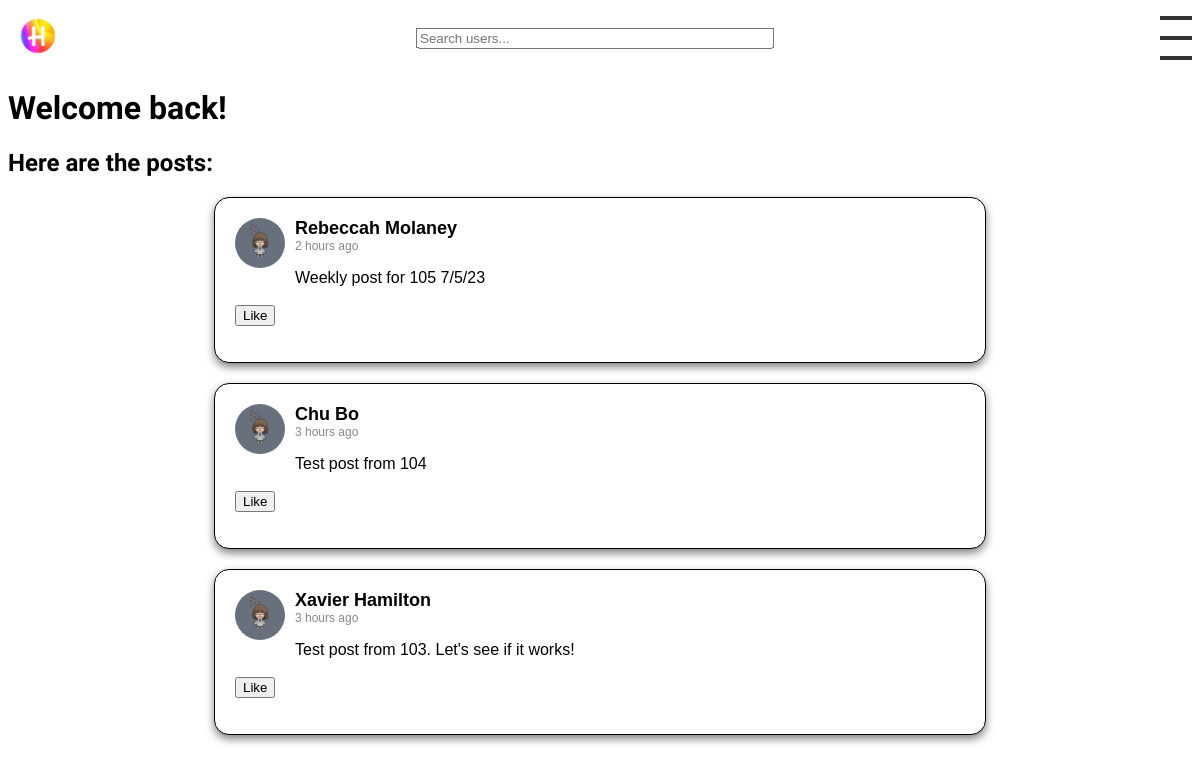
Before: / (signed in) with the older database file.
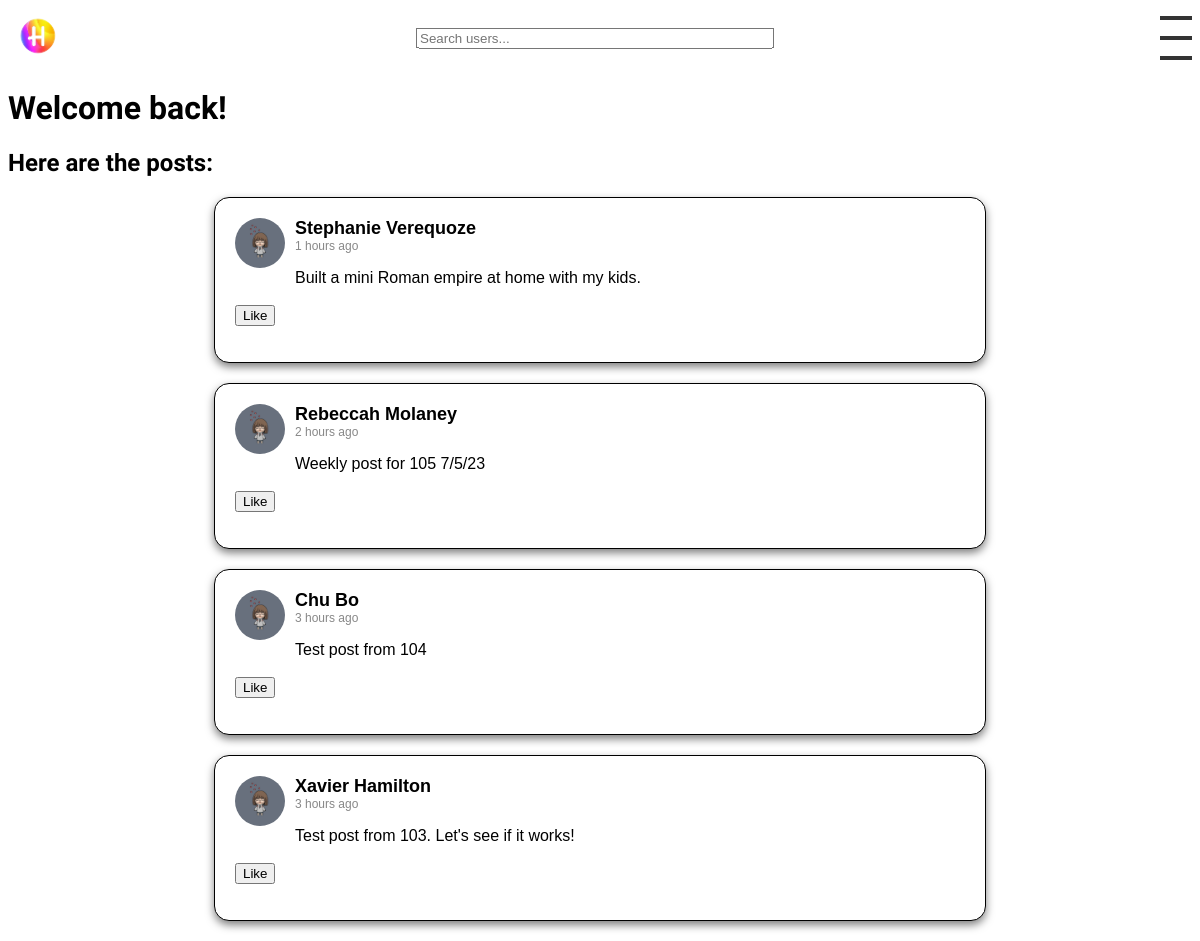
After: the same page with the newer database file.
### posts/models.py (models this page shows, shortened)
class Post(models.Model):
    user = models.ForeignKey(User, on_delete=models.CASCADE, related_name='posts')
    text = models.TextField()
    image = models.ImageField(upload_to='images/', blank=True, null=True)
    likes = models.ManyToManyField(User, related_name='likes', blank=True)
    created_at = models.DateTimeField(auto_now_add=True)

class Profile(models.Model):
    user = models.OneToOneField(User, on_delete=models.CASCADE)
    image = models.ImageField(upload_to='profile_pics/', default='profile_pics/ProfilePic.jpg', blank=True)
    location = models.CharField(max_length=30, blank=True)
    bio = models.TextField(blank=True)
    friends = models.ManyToManyField("self")
    last_post_time = models.DateTimeField(default=timezone.now)

### posts/views.py (the view, shortened to what this page needs)
# urls.py: 2. Add a URL to urlpatterns:  path('', views.home, name='home')
def home(request):
    can_post = True
    form = PostForm()
    user_has_posted = False
    if request.user.is_authenticated:
        user_has_posted = Post.objects.filter(user=request.user, created_at__gte=timezone.now()-timedelta(weeks=1)).exists()
        if user_has_posted:
            can_post = False
    colors = ['yellow', 'pink', 'green', 'orange', 'blue']
    shuffled_colors = list(itertools.islice(itertools.cycle(colors), 150))  # Adjust 150 as per your need
    random.shuffle(shuffled_colors)
    if request.user.is_authenticated:
        if user_has_posted:
            posts = Post.objects.exclude(user=request.user).exclude(likes=request.user).order_by('-created_at')
        else:
            posts = Post.objects.none()
        template = 'loggedin.html'
    else:
        posts = Post.objects.all().order_by('-created_at')
        template = 'home.html'
    context = {
        'form': form,
        'posts': posts,
        'shuffled_colors': shuffled_colors,
        'can_post': can_post,
    }
    if template == 'home.html':
        context['is_home'] = True
    return render(request, template, context)

### posts/forms.py
class PostForm(forms.ModelForm):
    class Meta:
        model = Post
        fields = ['text', 'image']
    def __init__(self, *args, **kwargs):
        super().__init__(*args, **kwargs)
        self.fields['text'].widget = forms.Textarea(attrs={'placeholder': 'What\'s your weekly highlight?'})

### posts/templatetags/my_filters.py (called while the page is built)
@register.filter
def custom_date(value):
    now = timezone.now()
    diff = now - value
    if diff.days <= 0 and diff.seconds < 3600:
        return str(diff.seconds//60) + " minutes ago"
    elif diff.days <= 0 and diff.seconds >= 3600:
        return str(diff.seconds//3600) + " hours ago"
    elif diff.days >= 1 and diff.days < 7:
        return str(diff.days) + " days ago"
    else:
        return value.strftime("%B %d, %Y")  # If more than a week ago, return a formatted date

### posts/templates/loggedin.html (shortened to what this page needs)
{% extends 'base.html' %}
{% load static %}
{% block content %}
  <h1>Welcome back!</h1>
  <link rel="stylesheet" type="text/css" href="{% static 'css/form.css' %}">
  <h2>Here are the posts:</h2>
  {% for post in posts %}
  {% include 'post.html' with post=post show_like_button=True %}
  {% endfor %}
{% endblock %}

### posts/templates/post.html (shortened to what this page needs)
{% load static %}
{% load my_filters %}
<link rel="stylesheet" type="text/css" href="{% static 'css/post.css' %}">
<div class="post">
    <div class="post-top">
        <a href="{% url 'view_profile' post.user.username %}">
            <img src="{{ post.user.profile.image.url }}" alt="User Avatar" class="avatar">
        </a>
        <div class="post-content">
            <div class="user-detail">
                <a href="{% url 'view_profile' post.user.username %}" class="username">{{ post.user.first_name }} {{ post.user.last_name }}</a>
                <span class="timestamp">{{ post.created_at|custom_date }}</span>
            </div>
            <p class="post-text">{{ post.text }}</p>
        </div>
    </div>
    {% if show_like_button %}
        <div class="interaction-icons">
            <button class="like-button" data-id="{{ post.id }}">
                {% if request.user in post.likes.all %}
                    Unlike
                {% else %}
                    Like
                {% endif %}
            </button>
        </div>
    {% endif %}
</div>

Changed rows visible on the page:
added Post: user.profile.image (picture), user.first_name "Stephanie", user.last_name "Verequoze", created_at|custom_date "1 hours ago", text "Built a mini Roman empire at home with my kids.", shows "Like"
